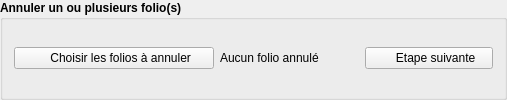
         <widget class="QGroupBox" name="Folioter_Group_Annuler">
          <property name="font">
           <font>
            <bold>true</bold>
           </font>
          </property>
          <property name="statusTip">
           <string>Vous pouvez choisir si vous voulez annuler des folios (Trait barré avec la mention folio annulé)</string>
          </property>
          <property name="title">
           <string>Annuler un ou plusieurs folio(s) :</string>
          </property>
          <layout class="QGridLayout" name="gridLayout_7">
           <item row="0" column="3">
            <widget class="QPushButton" name="Folioter_Btn_EtapeSuivante4">
             <property name="enabled">
              <bool>true</bool>
             </property>
             <property name="sizePolicy">
              <sizepolicy hsizetype="Maximum" vsizetype="Fixed">
               <horstretch>128</horstretch>
               <verstretch>0</verstretch>
              </sizepolicy>
             </property>
             <property name="minimumSize">
              <size>
               <width>128</width>
               <height>0</height>
              </size>
             </property>
             <property name="font">
              <font>
               <bold>false</bold>
              </font>
             </property>
             <property name="statusTip">
              <string>Passer à l'étape suivante du foliotage</string>
             </property>
             <property name="text">
              <string>    Etape suivante</string>
             </property>
             <property name="icon">
              <iconset resource="Resource.qrc">
               <normaloff>:/Next24</normaloff>:/Next24</iconset>
             </property>
             <property name="iconSize">
              <size>
               <width>24</width>
               <height>24</height>
              </size>
             </property>
            </widget>
           </item>
           <item row="0" column="1">
            <widget class="QLabel" name="Folioter_Label_NombreFolioAnnuler">
             <property name="font">
              <font>
               <bold>false</bold>
              </font>
             </property>
             <property name="text">
              <string>Aucun folio annulé</string>
             </property>
            </widget>
           </item>
           <item row="0" column="0">
            <widget class="QPushButton" name="Folioter_Btn_ChoixFolioAnnuler">
             <property name="sizePolicy">
              <sizepolicy hsizetype="Maximum" vsizetype="Fixed">
               <horstretch>0</horstretch>
               <verstretch>0</verstretch>
              </sizepolicy>
             </property>
             <property name="minimumSize">
              <size>
               <width>200</width>
               <height>0</height>
              </size>
             </property>
             <property name="maximumSize">
              <size>
               <width>200</width>
               <height>16777215</height>
              </size>
             </property>
             <property name="font">
              <font>
               <bold>false</bold>
              </font>
             </property>
             <property name="statusTip">
              <string>Une fenêtre va s'ouvrir permettant de sélectionner les folios qui devront être annulé</string>
             </property>
             <property name="text">
              <string>    Choisir les folios à annuler</string>
             </property>
             <property name="icon">
              <iconset resource="Resource.qrc">
               <normaloff>:/AnnuleFolio</normaloff>:/AnnuleFolio</iconset>
             </property>
             <property name="iconSize">
              <size>
               <width>24</width>
               <height>24</height>
              </size>
             </property>
            </widget>
           </item>
           <item row="0" column="2">
            <spacer name="horizontalSpacer_4">
             <property name="orientation">
              <enum>Qt::Horizontal</enum>
             </property>
             <property name="sizeHint" stdset="0">
              <size>
               <width>40</width>
               <height>20</height>
              </size>
             </property>
            </spacer>
           </item>
          </layout>
         </widget>
